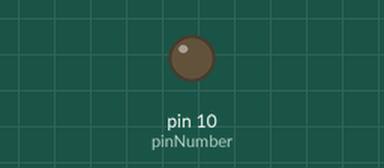
The sketch below on a simulated Arduino Uno, built with avr-gcc and run on an emulated ATmega328P. On the bench: output pins drawn as LEDs (lit = HIGH).

Above: at 1.7 s.
At 5.1 s:
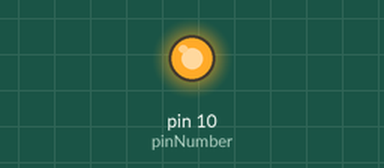
Timing chart, 0 to 12.0 s (numbered marks = the images above):
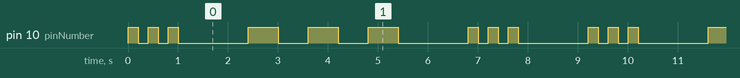

The sketch:

blink_junseo.ino
```cpp
int pinNumber=10;

void setup() {
  // initialize digital pin LED_BUILTIN as an output.
  pinMode(pinNumber, OUTPUT);
}

// the loop function runs over and over again forever
void loop() {

  digitalWrite(pinNumber, HIGH);
  delay(200);
  digitalWrite(pinNumber, LOW);
  delay(200);
  digitalWrite(pinNumber, HIGH);
  delay(200);
  digitalWrite(pinNumber, LOW);
  delay(200);
  digitalWrite(pinNumber, HIGH);
  delay(200);
  digitalWrite(pinNumber, LOW);
  delay(1400);
  digitalWrite(pinNumber, HIGH);
  delay(600);
  digitalWrite(pinNumber, LOW);
  delay(600);
  digitalWrite(pinNumber, HIGH);
  delay(600);
  digitalWrite(pinNumber, LOW);
  delay(600);
  digitalWrite(pinNumber, HIGH);
  delay(600);
  digitalWrite(pinNumber, LOW);
  delay(1400);
  digitalWrite(pinNumber, HIGH);
  delay(200);
  digitalWrite(pinNumber, LOW);
  delay(200);
  digitalWrite(pinNumber, HIGH);
  delay(200);
  digitalWrite(pinNumber, LOW);
  delay(200);
  digitalWrite(pinNumber, HIGH);
  delay(200);
  digitalWrite(pinNumber, LOW);
  delay(1400);

}
```

Measured:
- by itself, pin 10 (pinNumber): repeats every 9.2 s: 2 × (LOW 0.20 s, HIGH 0.20 s), LOW 1.4 s, 2 × (HIGH 0.60 s, LOW 0.60 s), HIGH 0.60 s, LOW 1.4 s, 2 × (HIGH 0.20 s, LOW 0.20 s), HIGH 0.20 s, LOW 1.4 s, HIGH 0.20 s
- by itself, everything shown: repeats every 9.2 s, in 18 steps
